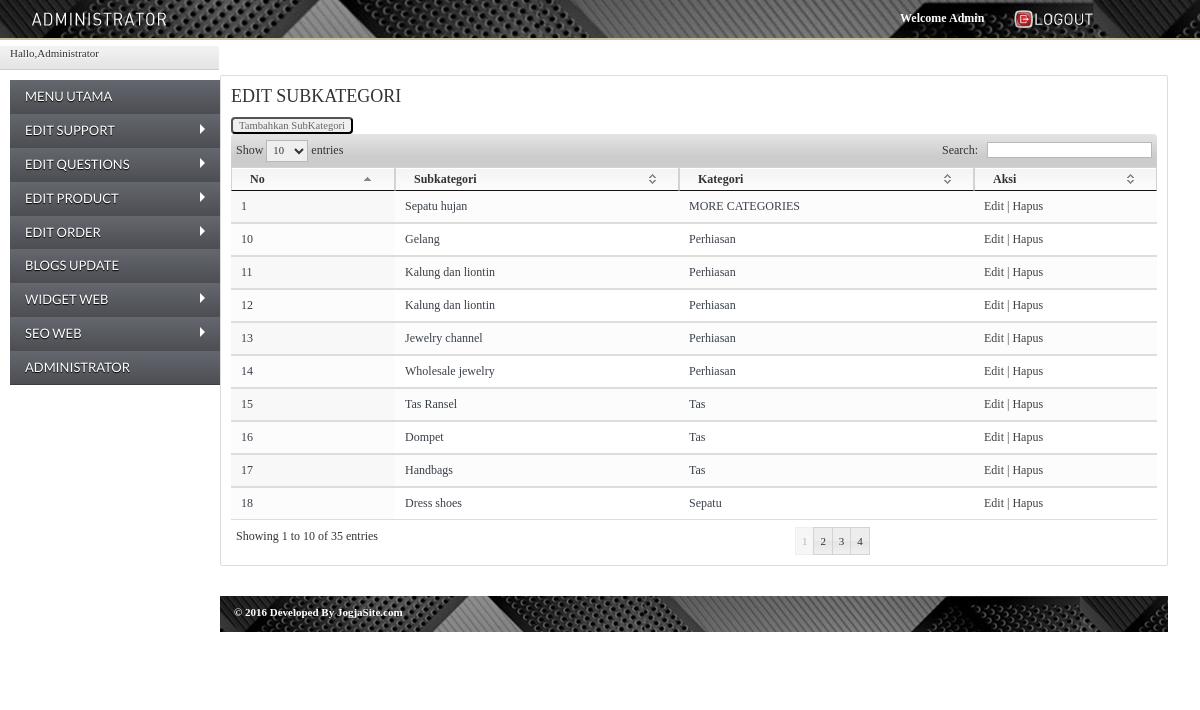
The app's page /@admin/page.php?module=subkategori (signed in) with its own data.
### tables this page shows
CREATE TABLE IF NOT EXISTS `subsub_kategori` (
  `id_subsub` int(11) NOT NULL,
  `id_subkategori` int(11) NOT NULL,
  `nama` varchar(128) NOT NULL,
  `seo` varchar(128) NOT NULL
);

CREATE TABLE IF NOT EXISTS `subkategori` (
  `id_subkategori` int(11) NOT NULL,
  `id_kategori` int(11) DEFAULT NULL,
  `nama` varchar(128) NOT NULL,
  `seo` varchar(128) NOT NULL
);

### @admin/module/mod_subkategori/subkategori.php (the view, shortened to what this page needs)
<?php
 if (empty($_SESSION['username']) AND empty($_SESSION['passuser'])){
  echo "<link href='style.css' rel='stylesheet' type='text/css'>
 <center>Untuk mengakses modul, Anda harus login <br>";
  echo "<a href=../../index.php><b>LOGIN</b></a></center>";
}
else{
$aksi="module/mod_subkategori/aksi_subkategori.php";
switch($_GET['act']){
  default:
    echo "<h2>EDIT SUBKATEGORI</h2>
		<input type=button  class=butt value='Tambahkan SubKategori' onclick=location.href='?module=subkategori&act=tambah'>
		<table id='exampless' class='display' cellspacing='0' width='100%'>
			<thead style='background: #9B9B9B;'>
				<tr>
					<th>No</th>
					<th>Subkategori</th>
					<th>Kategori</th>
					<th>Aksi</th>
				</tr>
			</thead>
		<tbody>";
	$tampil=mysql_query("SELECT s.nama as sub, k.nama as kat, id_subsub FROM subsub_kategori s JOIN subkategori k ON s.id_subkategori = k.id_subkategori ORDER BY id_subsub DESC");
	$no=1;
		while ($r=mysql_fetch_array($tampil)){
			echo "
			<tr>
				<td>$no</td>
				<td>$r[sub]</td>
				<td>$r[kat]</td>
				<td><a href=?module=subkategori&act=edit&id=$r[id_subsub]>Edit</a> |
			";?><a onclick="return confirm('Apakah anda yakin menghapus data ini?');" <?php echo"href=$aksi?module=subkategori&act=hapus&id=$r[id_subsub]>Hapus</a>
			</tr>";
			$no++;
		}
    echo "</tbody></table>";
    break;
}
}
?>

### @admin/css/screen.css (style rules this page uses)
html { background: url('../images/main.gif') top left #EEEEEE; }
body { min-width: 1000px; min-height: 800px; text-align: left; margin: 0px; font-family:'dinttf'; font-size: 12px; color: #3a4049; background-color: #FFFFFF; }
a { color: #414141; text-decoration: none; }
h2 { color: #333333; font-size: 18px; font-weight: normal; padding-top: 10px; margin-bottom: 10px; }
.page table { width: 100%; margin: 0px; margin-bottom: 20px; }
.page th { background: url('../images/header.gif') top left repeat-x #FFFFFF; border-bottom: 1px solid #DDDDDD; text-align: left; line-height: 22px; padding: 4px 6px 4px 6px; color: #333333; white-space: nowrap; }
.page td { background: url('../images/bck_white_50.png') top left; border-bottom: 1px solid #DDDDDD; padding: 4px 1px 4px 1px; }
.dataTables_wrapper table { width: 100% !important; margin: 0px 0px 20px 0px; }
.datatable { clear: both; }
.datatable thead th { cursor: pointer; }

### @admin/css/style.css (style rules this page uses)
input,textarea,select { font-family: Tahoma; font-size: 8pt; }
input.butt { cursor: pointer; color:#666; border-radius: 4px; }

### @admin/media/css/demo_table_jui.css (style rules this page uses)
table.display thead th { padding: 3px 0px 3px 10px; cursor: pointer; * cursor: hand; }
table.display { margin: 0 auto; width: 100%; clear: both; border-collapse: collapse; }
table.display td { padding: 3px 10px; }
tr.odd { background-color: #E2E4FF; }
tr.even { background-color: white; }
tr.odd td.sorting_1 { background-color: #D3D6FF; }
tr.even td.sorting_1 { background-color: #EAEBFF; }

### @admin/menu/css/stylesheet.css (style rules this page uses)
.dataTable { float: left; }

### records on screen
subsub_kategori: nama "Sepatu hujan", id_subkategori.nama "MORE CATEGORIES"
subsub_kategori: nama "Gelang", id_subkategori.nama "Perhiasan"
subsub_kategori: nama "Kalung dan liontin", id_subkategori.nama "Perhiasan"
subsub_kategori: nama "Kalung dan liontin", id_subkategori.nama "Perhiasan"
subsub_kategori: nama "Jewelry channel", id_subkategori.nama "Perhiasan"
subsub_kategori: nama "Wholesale jewelry", id_subkategori.nama "Perhiasan"
subsub_kategori: nama "Tas Ransel", id_subkategori.nama "Tas"
subsub_kategori: nama "Dompet", id_subkategori.nama "Tas"
subsub_kategori: nama "Handbags", id_subkategori.nama "Tas"
subsub_kategori: nama "Dress shoes", id_subkategori.nama "Sepatu"

### other values on screen
$_SESSION[namalengkap] "Administrator"
